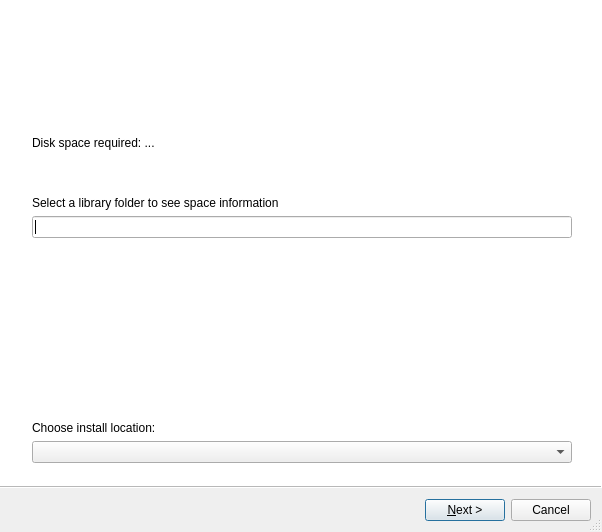
<?xml version="1.0" encoding="UTF-8"?>
<ui version="4.0">
 <class>InstallGameDialog</class>
 <widget class="QWizard" name="InstallGameDialog">
  <property name="geometry">
   <rect>
    <x>0</x>
    <y>0</y>
    <width>602</width>
    <height>532</height>
   </rect>
  </property>
  <property name="windowTitle">
   <string>Install - %1</string>
  </property>
  <property name="sizeGripEnabled">
   <bool>true</bool>
  </property>
  <property name="wizardStyle">
   <enum>QWizard::ModernStyle</enum>
  </property>
  <property name="options">
   <set>QWizard::NoBackButtonOnLastPage|QWizard::NoBackButtonOnStartPage|QWizard::NoCancelButtonOnLastPage</set>
  </property>
  <widget class="QWizardPage" name="systemReqsPage">
   <widget class="QWidget" name="verticalLayoutWidget_2">
    <property name="geometry">
     <rect>
      <x>30</x>
      <y>30</y>
      <width>540</width>
      <height>431</height>
     </rect>
    </property>
    <layout class="QVBoxLayout" name="verticalLayout_2">
     <item>
      <layout class="QVBoxLayout" name="verticalLayout">
       <item>
        <spacer name="verticalSpacer_4">
         <property name="orientation">
          <enum>Qt::Vertical</enum>
         </property>
         <property name="sizeHint" stdset="0">
          <size>
           <width>20</width>
           <height>40</height>
          </size>
         </property>
        </spacer>
       </item>
       <item>
        <widget class="QLabel" name="spaceRequiredLabel">
         <property name="text">
          <string>Disk space required: ...</string>
         </property>
        </widget>
       </item>
       <item>
        <spacer name="verticalSpacer">
         <property name="orientation">
          <enum>Qt::Vertical</enum>
         </property>
         <property name="sizeType">
          <enum>QSizePolicy::Minimum</enum>
         </property>
         <property name="sizeHint" stdset="0">
          <size>
           <width>20</width>
           <height>40</height>
          </size>
         </property>
        </spacer>
       </item>
       <item>
        <widget class="QLabel" name="spaceAvailableLabel">
         <property name="text">
          <string>Select a library folder to see space information</string>
         </property>
        </widget>
       </item>
      </layout>
     </item>
     <item>
      <widget class="QLineEdit" name="disableNextButtonHack">
       <property name="enabled">
        <bool>true</bool>
       </property>
      </widget>
     </item>
     <item>
      <spacer name="verticalSpacer_2">
       <property name="orientation">
        <enum>Qt::Vertical</enum>
       </property>
       <property name="sizeHint" stdset="0">
        <size>
         <width>20</width>
         <height>40</height>
        </size>
       </property>
      </spacer>
     </item>
     <item>
      <layout class="QVBoxLayout" name="verticalLayout_4">
       <item>
        <widget class="QLabel" name="label_3">
         <property name="text">
          <string>Choose install location:</string>
         </property>
        </widget>
       </item>
       <item>
        <widget class="QComboBox" name="installLocationBox"/>
       </item>
      </layout>
     </item>
    </layout>
   </widget>
  </widget>
  <widget class="QWizardPage" name="progressPage">
   <property name="title">
    <string/>
   </property>
   <widget class="QWidget" name="gridLayoutWidget">
    <property name="geometry">
     <rect>
      <x>9</x>
      <y>0</y>
      <width>581</width>
      <height>471</height>
     </rect>
    </property>
    <layout class="QGridLayout" name="gridLayout">
     <item row="4" column="0">
      <spacer name="verticalSpacer_6">
       <property name="orientation">
        <enum>Qt::Vertical</enum>
       </property>
       <property name="sizeHint" stdset="0">
        <size>
         <width>20</width>
         <height>40</height>
        </size>
       </property>
      </spacer>
     </item>
     <item row="0" column="0">
      <spacer name="verticalSpacer_5">
       <property name="orientation">
        <enum>Qt::Vertical</enum>
       </property>
       <property name="sizeHint" stdset="0">
        <size>
         <width>20</width>
         <height>40</height>
        </size>
       </property>
      </spacer>
     </item>
     <item row="3" column="0">
      <layout class="QVBoxLayout" name="verticalLayout_5">
       <item>
        <widget class="QLabel" name="label_4">
         <property name="text">
          <string>Installing (It is safe to close this dialog, track progress in Downloads)</string>
         </property>
        </widget>
       </item>
       <item>
        <widget class="QLabel" name="currentOperationLabel">
         <property name="text">
          <string>No operation</string>
         </property>
        </widget>
       </item>
       <item>
        <widget class="QProgressBar" name="installProgressBar">
         <property name="value">
          <number>0</number>
         </property>
         <property name="textVisible">
          <bool>false</bool>
         </property>
        </widget>
       </item>
      </layout>
     </item>
    </layout>
   </widget>
  </widget>
 </widget>
 <resources/>
 <connections/>
</ui>
